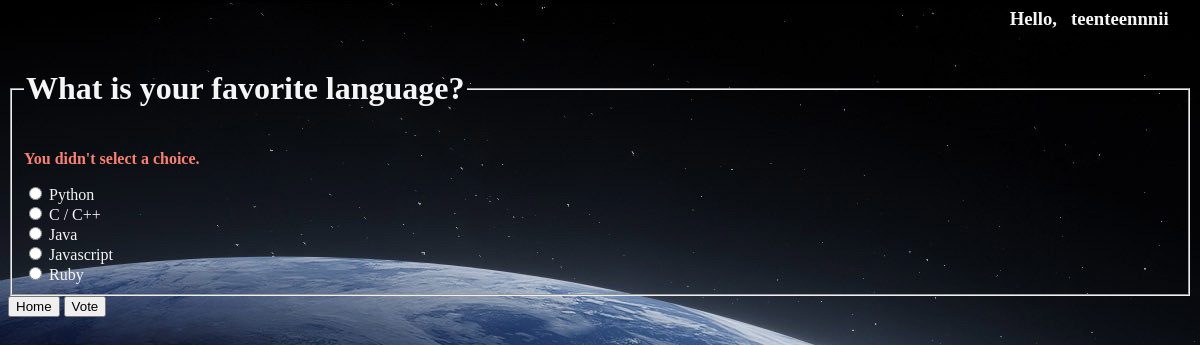
/polls/1/vote/ (signed in), run on the app's committed database.
### polls/models.py (models this page shows, shortened)
class Question(models.Model):
    question_text = models.CharField(max_length=200)
    pub_date = models.DateTimeField('date published')
    end_date = models.DateTimeField('date ended', null=True)

class Choice(models.Model):
    question = models.ForeignKey(Question, on_delete=models.CASCADE)
    choice_text = models.CharField(max_length=200)

### polls/views.py (the view, shortened to what this page needs)
# urls.py: path('<int:question_id>/vote/', views.vote, name='vote'),
@login_required
def vote(request, question_id):
    user = request.user
    question = get_object_or_404(Question, pk=question_id)
    try:
        selected_choice = question.choice_set.get(pk=request.POST['choice'])
    except (KeyError, Choice.DoesNotExist):
        return render(request, 'polls/detail.html', {
            'question': question,
            'error_message': "You didn't select a choice.",
            })

### polls/templates/polls/detail.html (shortened to what this page needs)
{% load static %}
<link rel="stylesheet" href="{% static 'polls/style.css' %}">
{% block body%}
<h3 style="text-align:right;">Hello,&ensp; {{ request.user }} &emsp;</h3>
<form action="{% url 'polls:vote' question.id %}" method="post">
    <fieldset>
        <legend><h1>{{ question.question_text }}</h1></legend>
        {% if error_message %}<p><strong>{{ error_message }}</strong></p>{% endif %}
        {% for choice in question.choice_set.all %}
            {% if choice == user_vote %}
                <input type="radio" name="choice" id="choice{{ forloop.counter }}" value="{{ choice.id }}" checked>
            {% else %}
                <input type="radio" name="choice" id="choice{{ forloop.counter }}" value="{{ choice.id }}">
            {% endif %}
            <label for="choice{{ forloop.counter }}">{{ choice.choice_text }}</label><br>
        {% endfor %}
    </fieldset>
    <a href="{% url 'polls:index' %}"> <button type="button">{{"Home"}}</button></a>
    <input type="submit" value="Vote">
    </form>
{% endblock body%}

### polls/static/polls/style.css (style rules this page uses)
h1, h2, h3 { color: whitesmoke; }
label, table, small { color: whitesmoke; }
a, p { color: salmon; }

### data on the page
Question: question_text "What is your favorite language?"
Choice: choice_text "Python"
Choice: choice_text "C / C++"
Choice: choice_text "Java"
Choice: choice_text "Javascript"
Choice: choice_text "Ruby"

### other printed values
{{ request.user }} "teenteennnii"
{{ error_message }} "You didn't select a choice."
{{ "Home" }} "Home"
